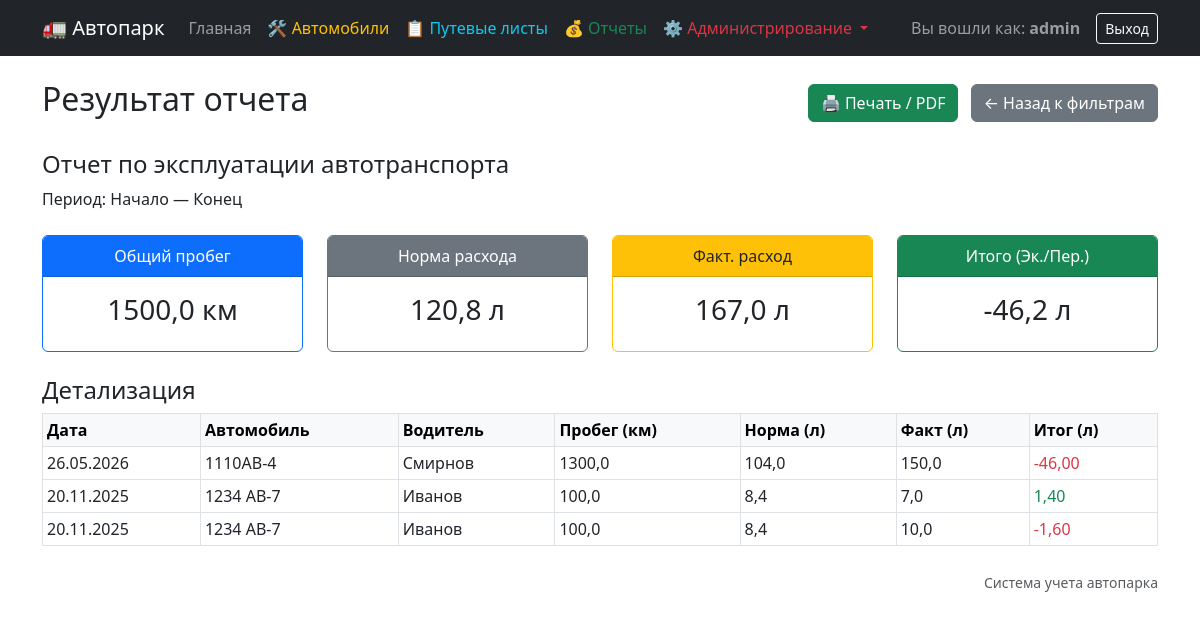
The app's page /reports/view/ (signed in) with its own data.
### fleet/models.py (models this page shows, shortened)
class TravelLog(models.Model):
    automobile = models.ForeignKey(Automobile, on_delete=models.CASCADE, verbose_name="Автомобиль")
    driver = models.ForeignKey(Driver, on_delete=models.CASCADE, verbose_name="Водитель")
    log_number = models.CharField(max_length=50, default=get_next_log_number, verbose_name="Номер путевого листа")
    start_date = models.DateField(default=timezone.now, verbose_name="Дата начала поездки")
    departure_time = models.TimeField(verbose_name="Время выезда")
    end_date = models.DateField(default=timezone.now, verbose_name="Дата окончания поездки")
    return_time = models.TimeField(verbose_name="Время возвращения")
    start_mileage = models.FloatField(verbose_name="Показания спидометра при выезде")
    end_mileage = models.FloatField(verbose_name="Показания спидометра при возвращении")
    route = models.TextField(verbose_name="Маршрут следования")
    fuel_balance_start = models.FloatField(verbose_name="Остаток горючего при выезде")
    fuel_issued = models.FloatField(default=0, verbose_name="Выдано горючего")
    fuel_balance_end = models.FloatField(verbose_name="Остаток горючего при возвращении")
    @property
    def distance_traveled(self):
        return self.end_mileage - self.start_mileage
    @property
    def normative_fuel(self):
        return (self.distance_traveled / 100) * self.automobile.fuel_consumption_rate
    @property
    def actual_fuel(self):
        return (self.fuel_balance_start + self.fuel_issued) - self.fuel_balance_end
    @property
    def economy_overrun(self):
        return self.normative_fuel - self.actual_fuel
    class Meta:
        verbose_name = "Путевой лист"
        verbose_name_plural = "Путевые листы"
        ordering = ['-start_date', '-id']

class Automobile(models.Model):
    make = models.CharField(max_length=50, verbose_name="Марка")
    model = models.CharField(max_length=50, verbose_name="Модель")
    license_plate = models.CharField(max_length=20, unique=True, verbose_name="Гос. номер")
    fuel_consumption_rate = models.FloatField(verbose_name="Норма расхода (л/100км)")
    current_mileage = models.FloatField(default=0, verbose_name="Текущий пробег (км)")
    inspection_due_date = models.DateField(verbose_name="Дата окончания техосмотра")
    insurance_due_date = models.DateField(verbose_name="Дата окончания страховки")
    last_updated = models.DateTimeField(auto_now=True, verbose_name="Последнее изменение")
    class Meta:
        verbose_name = "Автомобиль"
        verbose_name_plural = "Автомобили"

class Driver(models.Model):
    last_name = models.CharField(max_length=50, verbose_name="Фамилия", default="")
    first_name = models.CharField(max_length=50, verbose_name="Имя", default="")
    middle_name = models.CharField(max_length=50, blank=True, null=True, verbose_name="Отчество")
    contact_info = models.CharField(max_length=200, verbose_name="Контактные данные")
    class Meta:
        verbose_name = "Водитель"
        verbose_name_plural = "Водители"

### fleet/views.py (the view)
# urls.py: path('reports/view/', views.reports_result, name='reports_result'),
@login_required
@user_passes_test(is_accountant)
def reports_result(request):
    logs = TravelLog.objects.all()
    date_from = request.GET.get('date_from')
    date_to = request.GET.get('date_to')
    automobile_id = request.GET.get('automobile')
    driver_id = request.GET.get('driver')
    if date_from:
        logs = logs.filter(start_date__gte=date_from)
    if date_to:
        logs = logs.filter(start_date__lte=date_to)
    if automobile_id:
        logs = logs.filter(automobile_id=automobile_id)
    if driver_id:
        logs = logs.filter(driver_id=driver_id)
    total_distance = sum(log.distance_traveled for log in logs)
    total_fuel_norm = sum(log.normative_fuel for log in logs)
    total_fuel_actual = sum(log.actual_fuel for log in logs)
    context = {
        'logs': logs,
        'date_from': date_from,
        'date_to': date_to,
        'total_distance': round(total_distance, 2),
        'total_fuel_norm': round(total_fuel_norm, 2),
        'total_fuel_actual': round(total_fuel_actual, 2),
        'economy': round(total_fuel_norm - total_fuel_actual, 2)
    }
    return render(request, 'fleet/report_result.html', context)

### fleet/templatetags/fleet_extras.py (called while the page is built)
@register.filter(name='has_group')
def has_group(user, group_name):
    return user.groups.filter(name=group_name).exists()

### fleet/views.py (called while the page is built)
def is_accountant(user):
    return user.groups.filter(name='Accountant').exists() or user.is_superuser

### fleet/templates/fleet/report_result.html (shortened to what this page needs)
{% extends 'fleet/base.html' %}
{% block content %}
    <div class="d-flex justify-content-between align-items-center mb-4 no-print">
        <h2>Результат отчета</h2>
        <div>
            <button class="btn btn-success me-2" onclick="window.print()">🖨️ Печать / PDF</button>
            <a href="{% url 'reports_selection' %}" class="btn btn-secondary">← Назад к фильтрам</a>
        </div>
    </div>
    <div class="mb-4">
        <h4>Отчет по эксплуатации автотранспорта</h4>
        <p>
            Период:
            {% if date_from %}{{ date_from|date:"d.m.Y" }}{% else %}Начало{% endif %}
            —
            {% if date_to %}{{ date_to|date:"d.m.Y" }}{% else %}Конец{% endif %}
        </p>
    </div>
    <div class="row text-center mb-4">
        <div class="col-md-3">
            <div class="card border-primary">
                <div class="card-header bg-primary text-white">Общий пробег</div>
                <div class="card-body">
                    <h3>{{ total_distance }} км</h3>
                </div>
            </div>
        </div>
        <div class="col-md-3">
            <div class="card border-secondary">
                <div class="card-header bg-secondary text-white">Норма расхода</div>
                <div class="card-body">
                    <h3>{{ total_fuel_norm }} л</h3>
                </div>
            </div>
        </div>
        <div class="col-md-3">
            <div class="card border-warning">
                <div class="card-header bg-warning text-dark">Факт. расход</div>
                <div class="card-body">
                    <h3>{{ total_fuel_actual }} л</h3>
                </div>
            </div>
        </div>
        <div class="col-md-3">
            <div class="card border-success">
                <div class="card-header bg-success text-white">Итого (Эк./Пер.)</div>
                <div class="card-body">
                    <h3>{{ economy }} л</h3>
                </div>
            </div>
        </div>
    </div>
    <h4>Детализация</h4>
    <table class="table table-sm table-hover table-bordered">
        <thead class="table-light">
        <tr>
            <th>Дата</th>
            <th>Автомобиль</th>
            <th>Водитель</th>
            <th>Пробег (км)</th>
            <th>Норма (л)</th>
            <th>Факт (л)</th>
            <th>Итог (л)</th>
        </tr>
        </thead>
        <tbody>
        {% for log in logs %}
            <tr>
                <td>{{ log.start_date|date:"d.m.Y" }}</td>
                <td>{{ log.automobile.license_plate }}</td>
                <td>{{ log.driver.last_name }}</td>
                <td>{{ log.distance_traveled|floatformat:1 }}</td>
                <td>{{ log.normative_fuel|floatformat:1 }}</td>
                <td>{{ log.actual_fuel|floatformat:1 }}</td>
                <td class="{% if log.economy_overrun >= 0 %}text-success{% else %}text-danger{% endif %}">
                    {{ log.economy_overrun|floatformat:2 }}
                </td>
            </tr>
        {% empty %}
            <tr>
                <td colspan="7" class="text-center">Данные отсутствуют</td>
            </tr>
        {% endfor %}
        </tbody>
    </table>
    <div class="mt-4 text-end text-muted no-print">
        <small>Система учета автопарка</small>
    </div>
{% endblock %}

### fleet/templates/fleet/base.html (shortened to what this page needs)
{% load fleet_extras %}
<!DOCTYPE html>
<html lang="ru">
<head>
    <link href="https://cdn.jsdelivr.net/npm/bootstrap@5.3.0/dist/css/bootstrap.min.css" rel="stylesheet">
</head>
<body>
<nav class="navbar navbar-expand-lg navbar-dark bg-dark mb-4">
    <div class="container">
        <a class="navbar-brand" href="{% url 'dashboard' %}">🚛 Автопарк</a>
        {% if user.is_authenticated %}
            <div class="collapse navbar-collapse" id="navbarNav">
                <ul class="navbar-nav me-auto">
                    <li class="nav-item">
                        <a class="nav-link" href="{% url 'dashboard' %}">Главная</a>
                    </li>
                    {% if user|has_group:"Mechanic" or user.is_superuser %}
                        <li class="nav-item">
                            <a class="nav-link text-warning" href="{% url 'car_list' %}">🛠 Автомобили</a>
                        </li>
                    {% endif %}
                    {% if user|has_group:"Dispatcher" or user.is_superuser %}
                        <li class="nav-item">
                            <a class="nav-link text-info" href="{% url 'log_list' %}">📋 Путевые листы</a>
                        </li>
                    {% endif %}
                    {% if user|has_group:"Accountant" or user.is_superuser %}
                        <li class="nav-item">
                            <a class="nav-link text-success" href="{% url 'reports_selection' %}">💰 Отчеты</a>
                        </li>
                    {% endif %}
                    {% if user|has_group:"Administrator" or user.is_superuser %}
                        <li class="nav-item dropdown">
                            <a class="nav-link dropdown-toggle text-danger" href="#" role="button"
                               data-bs-toggle="dropdown">
                                ⚙️ Администрирование
                            </a>
                        </li>
                    {% endif %}
                </ul>
                <span class="navbar-text me-3">
                    Вы вошли как: <b>{{ user.username }}</b>
                </span>
                <form method="post" action="{% url 'logout' %}">
                    <button type="submit" class="btn btn-outline-light btn-sm">Выход</button>
                </form>
            </div>
        {% endif %}
    </div>
</nav>
<div class="container">
    {% block content %}
    {% endblock %}
</div>
</body>
</html>

### records on screen
TravelLog: start_date "26.05.2026", automobile.license_plate "1110АВ-4", driver.last_name "Смирнов", distance_traveled "1300,0", normative_fuel "104,0", actual_fuel "150,0", economy_overrun "-46,00"
TravelLog: start_date "20.11.2025", automobile.license_plate "1234 AB-7", driver.last_name "Иванов", distance_traveled "100,0", normative_fuel "8,4", actual_fuel "7,0", economy_overrun "1,40"
TravelLog: start_date "20.11.2025", automobile.license_plate "1234 AB-7", driver.last_name "Иванов", distance_traveled "100,0", normative_fuel "8,4", actual_fuel "10,0", economy_overrun "-1,60"

### other values on screen
{{ user.username }} "admin"
{{ total_distance }} "1500,0"
{{ total_fuel_norm }} "120,8"
{{ total_fuel_actual }} "167,0"
{{ economy }} "-46,2"
